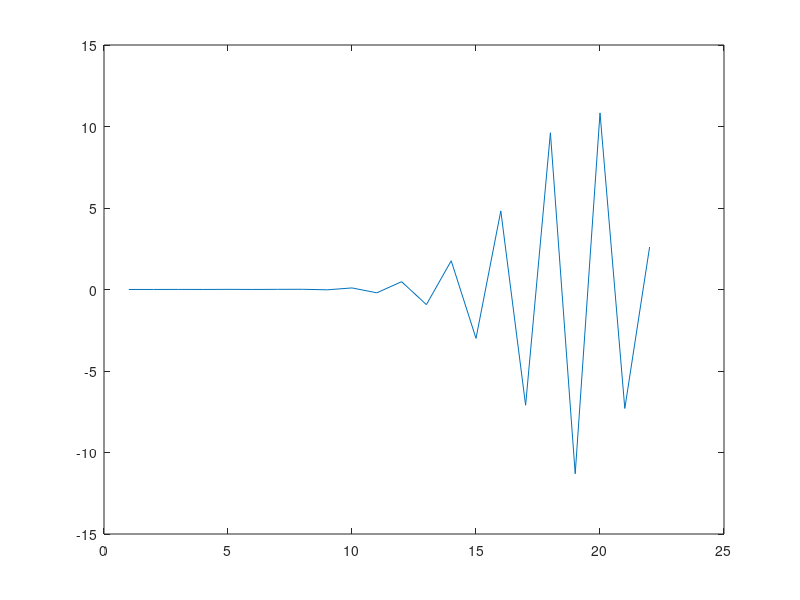

The MATLAB script that drew this image:
PointData=[-4.25 -0.86;
    -4.2433696 -0.84163463;
    -4.2301059 -0.82736713
    -4.2045102 -0.81022358;
    -4.1609836 -0.78776914;
    -4.1149497 -0.76848233;
    -4.0619631 -0.75022006;
    -4.0002766 -0.73098207;
    -3.9361169 -0.71247947;
    -3.8466312 -0.68906379;
    -3.7757561 -0.67214936;
    -3.6955552 -0.65355361;
    -3.6014352 -0.63305801;
    -3.5060582 -0.61331832;
    -3.4079154 -0.5935216;
    -3.301528 -0.57324749;
    -3.1910446 -0.55269537;
    -3.0996954 -0.53620505;
    -2.99897841 -0.51841462;
    -2.8941016 -0.5004012;
    -2.7809644 -0.48136303
    -2.6896918 -0.46631342;
    -2.6170125 -0.45432958;
    -2.5283842 -0.44025692;
    -2.4457848 -0.42714942;
    -2.3648608 -0.4143562;
    -2.2826445 -0.40175346;
    -2.201365 -0.38929427;
    -2.115325 -0.37610537];
PointData(:,1)=PointData(:,1)-(-4.25);
PointData(:,2)=PointData(:,2)-(-0.86);

nn=length(PointData(:,1));
PointX=PointData(2:nn,1);
PointY=PointData(2:nn,2);

PointA=[-2.10921 -0.699441]'-[-4.25 -0.86]';
k_zita=0;

zita=0.07586201:0.1:2.2;
mm=length(zita);

C=zeros(nn-1,mm);
for i=1:nn-1
   for j=1:mm
       
%        theta=atan((PointY(i)-k_zita*zita(j))/(PointX(i)-zita(j)));
%        if (PointX(i)-zita(j))<0
%            theta=theta+pi;
%        end
       
     C(i,j)= 1/((PointX(i)-zita(j))^2+(PointY(i)-k_zita*zita(j))^2);
     %C(i,j)=theta;
   end
end

my=length(PointY);
m=(C'*C)^-1*C'*ones(my,1);
plot(m)